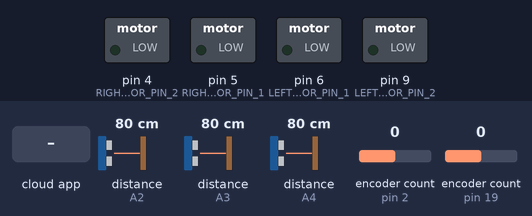
The sketch below on a simulated Arduino Uno, built with avr-gcc and run on an emulated ATmega328P. Parts: switched loads named in the sketch (green lamp = pin HIGH). Inputs (shaded band) come from the test bench; at power-on: distance to the obstacle (sensors on A2, A3, A4) 80 cm, encoder count (sensors on pin 2, pin 19) 0. The ROS host is connected and sends only what is stated.

Above: at 1.2 s.
1.3 s: the phone or cloud app sets angular.z to -100
At 2.9 s:
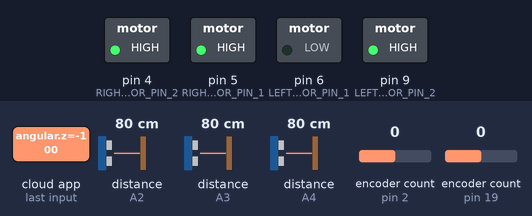
4.3 s: the phone or cloud app sets linear.x to -100
At 5.5 s:
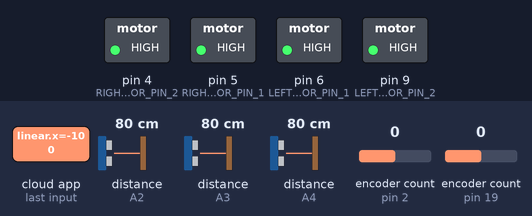
5.8 s: the phone or cloud app sets linear.x to 100
At 8.1 s:
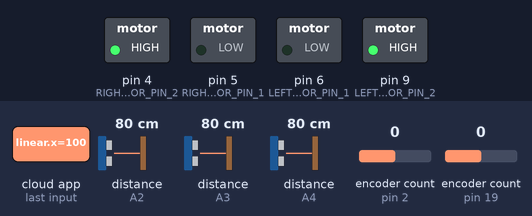
8.8 s: the phone or cloud app sets linear.x to -100
At 9.71 s:
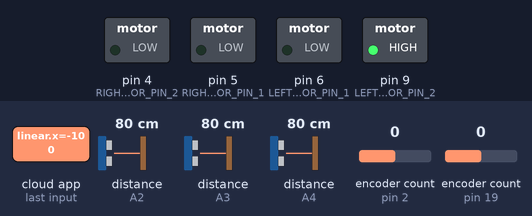
Timing chart, 0 to 12.1 s (numbered marks = the images above; inputs shaded):
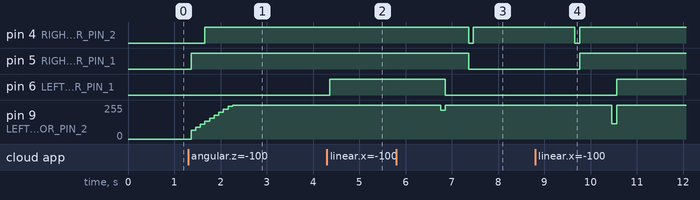

The sketch:

lidar.ino.ino
```cpp
#include <Encoder.h>
#include <SharpIR.h>
#include <ros.h>
#include <ArduinoHardware.h>
#include <geometry_msgs/Pose2D.h>
#include <std_msgs/Float32.h>
#include <std_msgs/UInt8MultiArray.h>
#include <geometry_msgs/Twist.h>


//ROS
ros::NodeHandle nh;

geometry_msgs::Pose2D pose;
std_msgs::Float32 frontRange;
std_msgs::Float32 rightRange;
std_msgs::Float32 leftRange;
std_msgs::Float32 odom_x;
std_msgs::Float32 odom_y;

ros::Publisher front_dist_pub("/front_distance", &frontRange);
ros::Publisher right_dist_pub("/right_distance", &rightRange);
ros::Publisher left_dist_pub("/left_distance", &leftRange);
ros::Publisher x_pub("/odom_x", &odom_x);
ros::Publisher y_pub("/odom_y", &odom_y);

float linear_vel, angular_vel;
void cmdVelCallback(const geometry_msgs::Twist& msg) {
     linear_vel = msg.linear.x;
     angular_vel = msg.angular.z;
}


ros::Subscriber<geometry_msgs::Twist> cmd_vel_sub("cmd_vel", cmdVelCallback);


/*************************************************************************************************************************/
// Define the pins for left and right encoder interrupts
#define LEFT_ENCODER_PIN_A 19
#define LEFT_ENCODER_PIN_B 18
#define RIGHT_ENCODER_PIN_A 2
#define RIGHT_ENCODER_PIN_B 3

// Define the range sensor pins
#define LEFT_RANGE_SENSOR_PIN A2
#define RIGHT_RANGE_SENSOR_PIN A4
#define FRONT_RANGE_SENSOR_PIN A3

// Define the motor pin numbers
#define LEFT_MOTOR_PIN_1 6
#define LEFT_MOTOR_PIN_2 9
#define RIGHT_MOTOR_PIN_1 5
#define RIGHT_MOTOR_PIN_2 4

// Define wheel parameters
#define rad 0.02
#define axisL 0.09
#define Cpr 8300 // 1 wheel turn encoder approximativelly

// Create encoder objects for left and right wheels
Encoder encL(LEFT_ENCODER_PIN_A, LEFT_ENCODER_PIN_B);
Encoder encR(RIGHT_ENCODER_PIN_A, RIGHT_ENCODER_PIN_B);

// Define the sensor types and models
SharpIR sensorL(SharpIR::GP2Y0A21YK0F, LEFT_RANGE_SENSOR_PIN);
SharpIR sensorR(SharpIR::GP2Y0A21YK0F, RIGHT_RANGE_SENSOR_PIN);
SharpIR sensorF(SharpIR::GP2Y0A21YK0F, FRONT_RANGE_SENSOR_PIN);

// Variables to store previous encoder counts
long prevEncoderCountL = 0;
long prevEncoderCountR = 0;

// Variables for PID
float Kp=20;
float Kd=0;
float Ki=100;

// Variables for timing
unsigned long previousTime = 0;
const unsigned long interval = 100; // Interval of 100ms for 10Hz frequency


/*************************************************************************************************************************/
// Function to read the left range sensor and convert measurements to millimeters
float sensL() {
  int sensorValue = sensorL.getDistance();
  // Convert sensor reading to millimeters using appropriate conversion formula
  float distance_mm = sensorValue * 10; // Assuming the sensor output is in cm
  return distance_mm;
}

// Function to read the right range sensor and convert measurements to millimeters
float sensR() {
  int sensorValue = sensorR.getDistance();
  // Convert sensor reading to millimeters using appropriate conversion formula
  float distance_mm = sensorValue * 10; // Assuming the sensor output is in cm
  return distance_mm;
}

// Function to read the front range sensor and convert measurements to millimeters
float sensF() {
  int sensorValue = sensorF.getDistance();
  // Convert sensor reading to millimeters using appropriate conversion formula
  float distance_mm = sensorValue * 10; // Assuming the sensor output is in cm
  return distance_mm;
}
/*************************************************************************************************************************/


// Function to move the robot forward
void moveForward(int leftSpeed, int rightSpeed) {

  if(leftSpeed<0){
  digitalWrite(LEFT_MOTOR_PIN_1, HIGH);
  analogWrite(LEFT_MOTOR_PIN_2, abs(leftSpeed));
  }
  else{
  digitalWrite(LEFT_MOTOR_PIN_1, LOW);
  analogWrite(LEFT_MOTOR_PIN_2, leftSpeed);
  }

  if(rightSpeed<0){
  digitalWrite(RIGHT_MOTOR_PIN_1, HIGH);
  analogWrite(RIGHT_MOTOR_PIN_2, abs(rightSpeed));
  }
  else{
  digitalWrite(RIGHT_MOTOR_PIN_1, LOW);
  analogWrite(RIGHT_MOTOR_PIN_2, rightSpeed);
  }
}


/*************************************************************************************************************************/
// Function to read the absolute values of encoders
void readEncoders(long& encoderCountL, long& encoderCountR) {
  encoderCountL = abs(encL.read());
  encoderCountR = abs(encR.read());
}

// Function to calculate the difference in encoder counts since the last request
float *getEncoderDifference() {
  long currentEncoderCountL, currentEncoderCountR;
  readEncoders(currentEncoderCountL, currentEncoderCountR);

  float differenceL = currentEncoderCountL - prevEncoderCountL;
  float differenceR = currentEncoderCountR - prevEncoderCountR;

  // Update the previous encoder counts
  prevEncoderCountL = currentEncoderCountL;
  prevEncoderCountR = currentEncoderCountR;

  // Calculate and return the average difference in encoder counts
  static float Difference[2];//={differenceL,differenceR}
  Difference[0]=differenceL;
  Difference[1]=differenceR;
  return Difference;
}

/*************************************************************************************************************************/
float *poseUpdate(int Nl, int Nr, float r, float b, int C)
{
  static float robPose[5] = {0.0, 0.0, 0.0 ,0.0 ,0.0};
  float Dr = (2.0*PI*r*Nr/C);
  float Dl = (2.0*PI*r*Nl/C);
  float V = (2.0*PI*r/C ) * ((Nr+Nl)/2) * (1/0.1);
  float W = (2.0*PI*r/C ) * ((Nr-Nl)/b) * (1/0.1);
  float D = (Dr + Dl)/2.0;
  robPose[2] = atan2(sin(robPose[2] + W*0.1), cos(robPose[2] + W*0.1));//theta angle
  robPose[0] = robPose[0] + D*V*cos(robPose[2])*0.1;//x
  robPose[1] = robPose[1] + D*V*sin(robPose[2])*0.1;//y
  robPose[3]= V;
  robPose[4]= W;

  return robPose;
}

float *cmd_vel(float r, float b){
  //float V = 0.102; // max = 0.102
  //float V = 0.056; // half = 0.102
  //float W = 0.0 ;

  float wd_l = (linear_vel-(b/2.0)*angular_vel)/r;
  float wd_r = (linear_vel+(b/2.0)*angular_vel)/r;

  static float Wd_l_r[2] ;
  Wd_l_r[0] = wd_l;
  Wd_l_r[1] = wd_r;

  return Wd_l_r;
}

float *cmd_vel2wheels(float V, float W,float r, float b){

  float wl = (V-(b/2.0)*W)/r;
  float wr = (V+(b/2.0)*W)/r;

  static float W_l_r[2];
  W_l_r[0] = wl;
  W_l_r[1] = wr;

  return W_l_r;
}

float *pid_controller (float *Wd_l_r, float *W_l_r){

  static float prop_error[2]= {0,0} ;
  static float deri_error[2]= {0,0} ;
  static float int_error[2] = {0,0};
  static float G_l_r[2] = {0,0};


  deri_error[0] = (Wd_l_r[0] - W_l_r[0]) - prop_error[0] ; //deri_l_error+1
  deri_error[1] = (Wd_l_r[1] - W_l_r[1]) - prop_error[1]; //deri_r_error+1

  prop_error[0] = Wd_l_r[0] - W_l_r[0] ; //prop_l_error+1
  prop_error[1] = Wd_l_r[1] - W_l_r[1]; //prop_r_error+1

  int_error[0] = int_error[0] + prop_error[0] ; //int_l_error+1
  int_error[1] = int_error[1] + prop_error[1]; //int_r_error+1

  if(Wd_l_r[0]==0  ){
    deri_error[0]=0;
    prop_error[0]=0;
    int_error[0]=0;
  }

  if(Wd_l_r[1]==0  ){
    deri_error[1]=0;
    prop_error[1]=0;
    int_error[1]=0;
  }

  G_l_r[0] = Kp * prop_error[0] + Ki * int_error[0] * 0.1 + Kd * (deri_error[0]/0.1); //G_l+1
  G_l_r[1] = Kp * prop_error[1] + Ki * int_error[1] * 0.1 + Kd * (deri_error[1]/0.1); //G_r+1


  // Protection  for value > abs(255)
  if(G_l_r[0]>=255) G_l_r[0]=255;
  if(G_l_r[0]<=-255) G_l_r[0]=-255;

  if(G_l_r[1]>=255) G_l_r[1]=255;
  if(G_l_r[1]<=-255) G_l_r[1]=-255;

  return G_l_r;
}

/*************************************************************************************************************************/

void setup() {
  // Set up the encoder pins as inputs with internal pull-up resistors
  pinMode(LEFT_ENCODER_PIN_A, INPUT_PULLUP);
  pinMode(LEFT_ENCODER_PIN_B, INPUT_PULLUP);
  pinMode(RIGHT_ENCODER_PIN_A, INPUT_PULLUP);
  pinMode(RIGHT_ENCODER_PIN_B, INPUT_PULLUP);

  // Set up motor control pins as outputs
  pinMode(LEFT_MOTOR_PIN_1, OUTPUT);
  pinMode(LEFT_MOTOR_PIN_2, OUTPUT);
  pinMode(RIGHT_MOTOR_PIN_1, OUTPUT);
  pinMode(RIGHT_MOTOR_PIN_2, OUTPUT);

  // Set up serial communication if needed

  nh.initNode();
  nh.subscribe(cmd_vel_sub);
  nh.advertise(front_dist_pub);
  nh.advertise(right_dist_pub);
  nh.advertise(left_dist_pub);
  nh.advertise(x_pub);
  nh.advertise(y_pub);

}

void loop() {
  // Check if the desired interval has passed
  unsigned long currentTime = millis();
  if (currentTime - previousTime >= interval) {

    // Update the previous time
    previousTime = currentTime;

    // Read the range sensor values
    leftRange.data= sensL();
    rightRange.data = sensR();
    frontRange.data = sensF();

    // Read the encoder difference and print it
    float *encoderDifference = getEncoderDifference();

    //pose_pub.publish(&pose);
    front_dist_pub.publish(&frontRange);
    right_dist_pub.publish(&rightRange);
    left_dist_pub.publish(&leftRange);


    float *robPose = poseUpdate(encoderDifference[0], encoderDifference[1], rad, axisL, Cpr);
    float *cmd= cmd_vel(rad, axisL);
    float *vel2wheels = cmd_vel2wheels(robPose[3],robPose[4],rad, axisL);
    float *G =pid_controller (cmd, vel2wheels);

    odom_x.data = robPose[0];
    odom_y.data = robPose[1];
    x_pub.publish(&odom_x);
    y_pub.publish(&odom_y);

    moveForward((int) G[0], (int) G[1]);

  }
  nh.spinOnce();
}
```

Measured:
- after the input at 1.3 s, pin 4 (RIGHT_MOTOR_PIN_2): LOW → HIGH after 0.36 s; pin 5 (RIGHT_MOTOR_PIN_1): LOW → HIGH after 0.06 s; pin 9 (LEFT_MOTOR_PIN_2): moves from 0/255 to 255/255 over 0.90 s, starting after 0.06 s
- after the input at 4.3 s, pin 6 (LEFT_MOTOR_PIN_1): LOW → HIGH after 0.06 s
- after the input at 5.8 s, pin 4 (RIGHT_MOTOR_PIN_2): HIGH → LOW after 1.6 s, → HIGH 0.10 s later; pin 5 (RIGHT_MOTOR_PIN_1): HIGH → LOW after 1.6 s; pin 6 (LEFT_MOTOR_PIN_1): HIGH → LOW after 1.1 s; pin 9 (LEFT_MOTOR_PIN_2): 255/255 → 217/255 after 0.96 s, → 255/255 0.10 s later
- after the input at 8.8 s, pin 4 (RIGHT_MOTOR_PIN_2): HIGH → LOW after 0.86 s, → HIGH 0.10 s later; pin 5 (RIGHT_MOTOR_PIN_1): LOW → HIGH after 0.96 s; pin 6 (LEFT_MOTOR_PIN_1): LOW → HIGH after 1.8 s; pin 9 (LEFT_MOTOR_PIN_2): 255/255 → 115/255 after 1.7 s, → 255/255 0.10 s later
